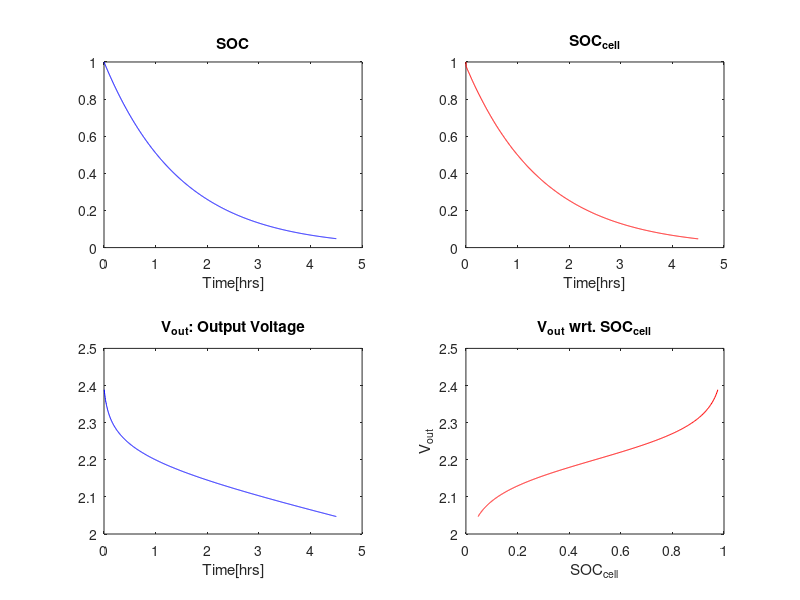

Reproduce this figure in MATLAB.
%Crossover system
%Simulation

clear all
close all

%Parameters
R = 8.314472;       %[J K^-1 mol^-1]
T = 22 + 273;       %[K]
Far = 96485;        %[C/mol]
 
V_res=17.6e-3;      %[L]
c_0=0.1;            %[mol/L]
dot_V= 9e-3/60;     %[L/s]
V_cell = 1.6408*1.3408*(.125*2.54)/(10^3); % volume of one half of reactor chamber in L
epsil=0.87;         %[-]
k_mt=3.3685e-6;     %[L/s] (slope = -k_mt)
E0_cell=2.2;        %[V]  (equilibrium voltage)


%Space State Matrices 
A=[ 0 0; dot_V/(epsil*V_cell), -dot_V/(epsil*V_cell)];
B=-(1/c_0)*[1/(Far*V_res); 1/(epsil*Far*V_cell)];
E=-(1/c_0)*[1/V_res; 1/(epsil*V_cell)];
C=[0 1];

%Functions
I=@(t) 0*t;
dot_Nx=@(z) k_mt*c_0*(z);                  %[L/s] (slope = -k_mt)

%Simulation
%---------------------------------------------------------------


%System:
cross_sys=@(t,x) [A*x(1:2,:)+ E*dot_Nx(x(2,:)) + B*I(t)];


%initial condition
x0=[1;1];  %[SOC, SOC_cell]
t0=0;
te=4.5*3600;                 %4.5 hours
tspan=linspace(t0,te,1000);

%simulation
[tout,xsol] = ode45(@(t,x) cross_sys(t,x),tspan,x0);

%outputs
SOC=xsol(:,1);
SOC_cell=xsol(:,2);

%a=0.9826;
%b=0.03086;
%Vout=E0_cell+(R*T*2/Far)*log((SOC_cell-b)./(a-(SOC_cell-b)));
Vout=E0_cell+(R*T*2/Far)*log(SOC_cell./(1-SOC_cell));


%Figures
figure(1)

subplot(221);
plot(tout/3600,SOC,'b')
title('SOC');
xlabel('Time[hrs]');

subplot(222);
plot(tout/3600,SOC_cell,'r');
title('SOC_{cell}');
xlabel('Time[hrs]');

subplot(223);
plot(tout/3600,Vout,'b');
title('V_{out}: Output Voltage');
xlabel('Time[hrs]');

subplot(224);
plot(SOC_cell,Vout,'r');
title('V_{out} wrt. SOC_{cell}');
xlabel('SOC_{cell}');
ylabel('V_{out}');
 
